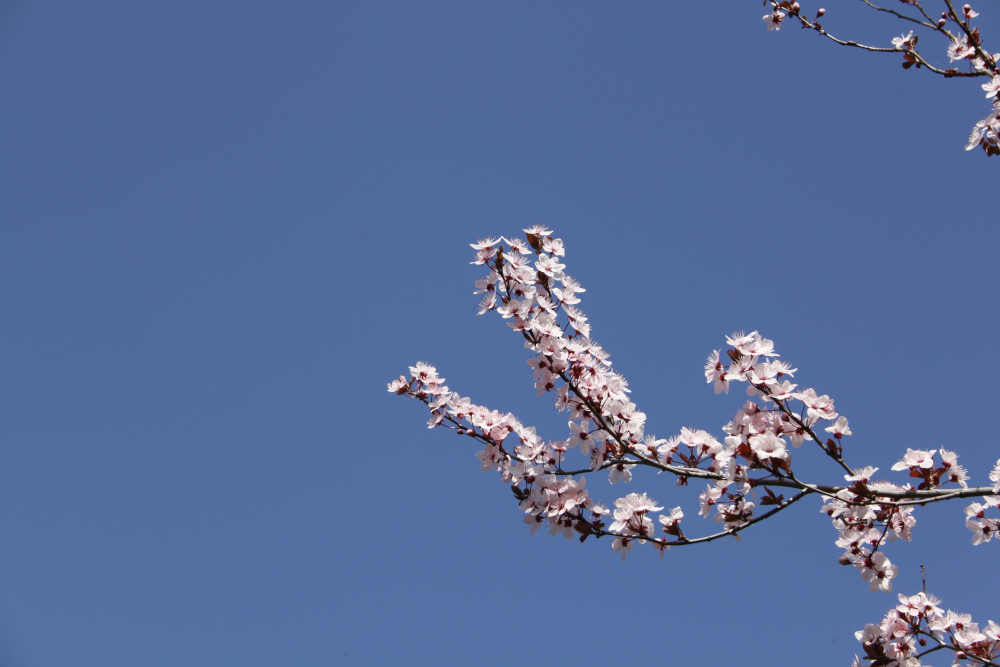
#> input picture TP/imagesTP/CerisierP.jpg, 1000 x 667 px
$ python demo.py
#> lines starting #> are read from the running program, lines starting #| are printed output that depends on the picture

import numpy as np

from matplotlib import pyplot as plt
import cv2 as cv

if __name__ == "__main__":


    #Ouvrir une image
    img = cv.imread("imagesTP/CerisierP.jpg")
#> img is the input picture: shape (667, 1000, 3); mean B, G, R 154.2, 109.1, 87.7
    img = cv.cvtColor(img,cv.COLOR_BGR2RGB)

    #Afficher une image
    plt.figure()
    plt.imshow(img)

    #Afficher les canaux
    rouge = img[:,:, 0]
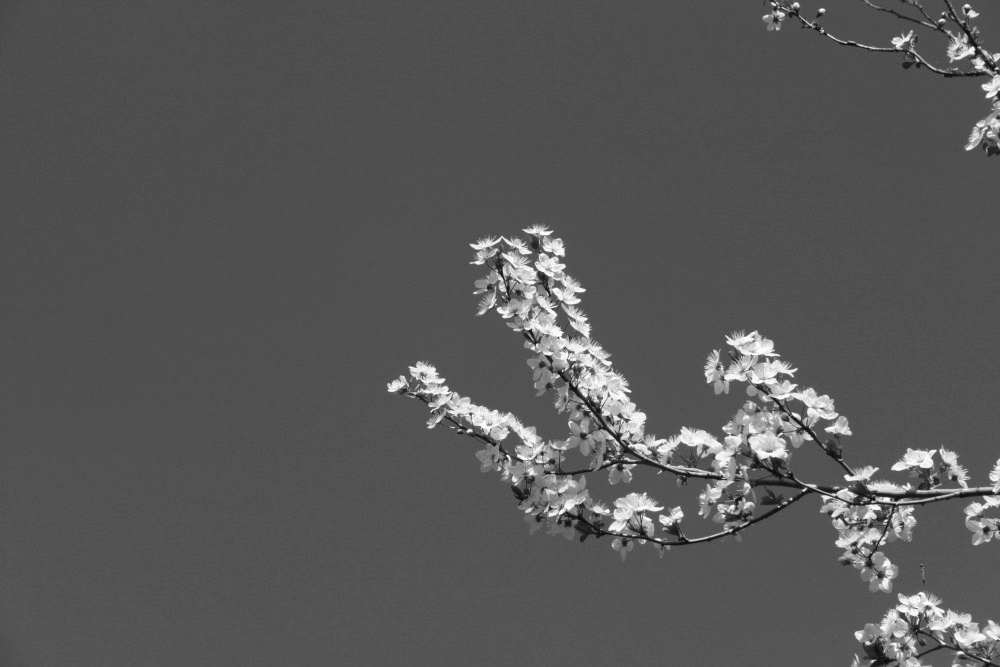
#> rouge: shape (667, 1000); min 7, max 255, mean 87.7
    vert = img[:,:, 1]
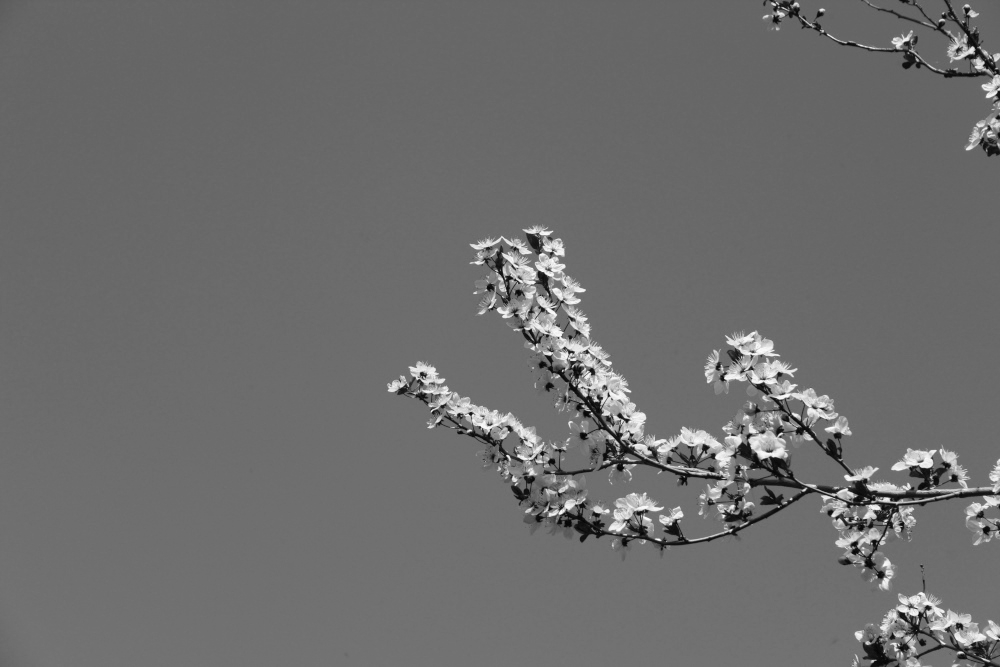
#> vert: shape (667, 1000); min 4, max 253, mean 109.1
    bleu = img[:,:, 2]
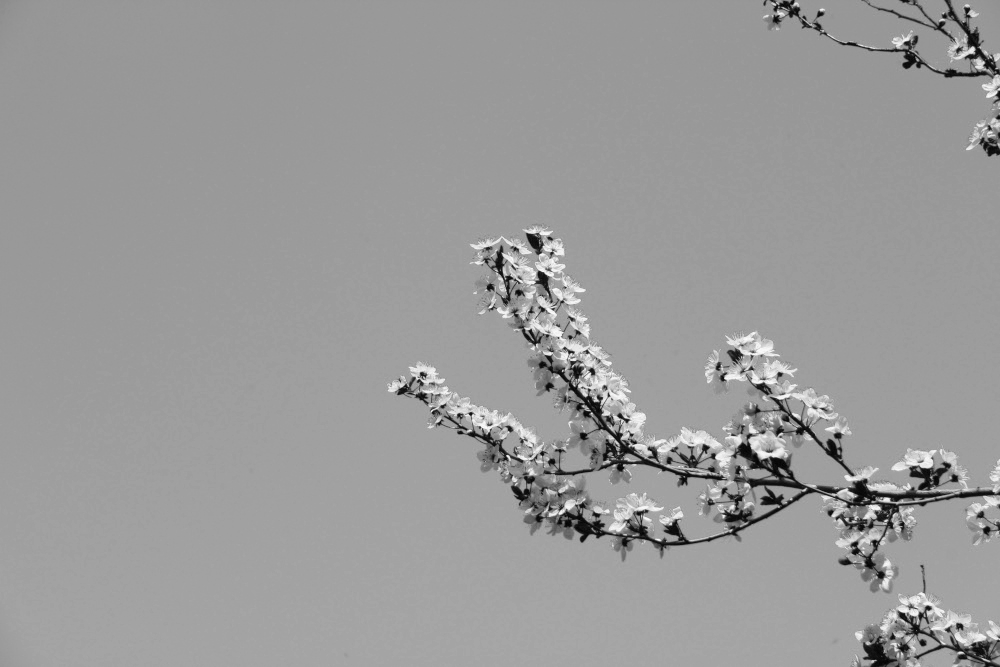
#> bleu: shape (667, 1000); min 2, max 255, mean 154.2
    plt.figure()
    plt.subplot(2, 2, 1)
    plt.imshow(img)
    plt.subplot(2, 2, 2)
    plt.imshow(rouge, cmap="Reds")
    plt.subplot(2, 2, 3)
    plt.imshow(vert, cmap="Greens")
    plt.subplot(2, 2, 4)
    plt.imshow(bleu, cmap="Blues")

    # Transformation en niveau de gris
    imgG = cv.cvtColor(img,cv.COLOR_RGB2GRAY)
    plt.figure()
    plt.imshow(imgG, cmap="gray")

    plt.show()
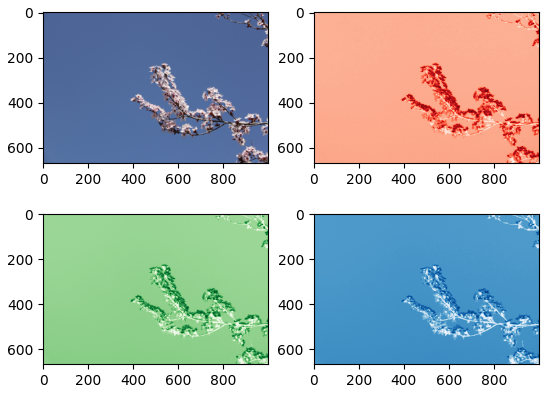
#> figure drawn by matplotlib, 4 panels

    def histogramme(img):
        hist = np.zeros(256)
        for i in range(256):
            hist[i] = np.sum(img == i)
#> after the loop, hist = 256 values, max 75973 at index 102, min 0 at index 0, mean 2605.5
        return hist

    hist=histogramme(imgG)
    plt.bar(range(256), hist)
    plt.show()
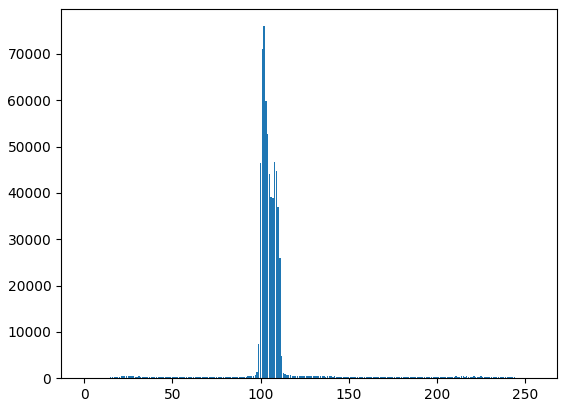
#> figure drawn by matplotlib, 1 panel; tallest bar 75973 high, from x = 101.6 to 102.4

    def histogrammeCumule(hist):
        histCum = np.zeros(256)
        histCum[0] = hist[0]
        for i in range(1, 256):
            histCum[i] = histCum[i-1] + hist[i]
        return histCum

    def egalisationHistogramme(img):
        hist = histogramme(img)
        histCum = histogrammeCumule(hist)
        histCum = (histCum - histCum.min()) * 255 / (histCum.max() - histCum.min())
        imgE = histCum[img]
        return imgE
